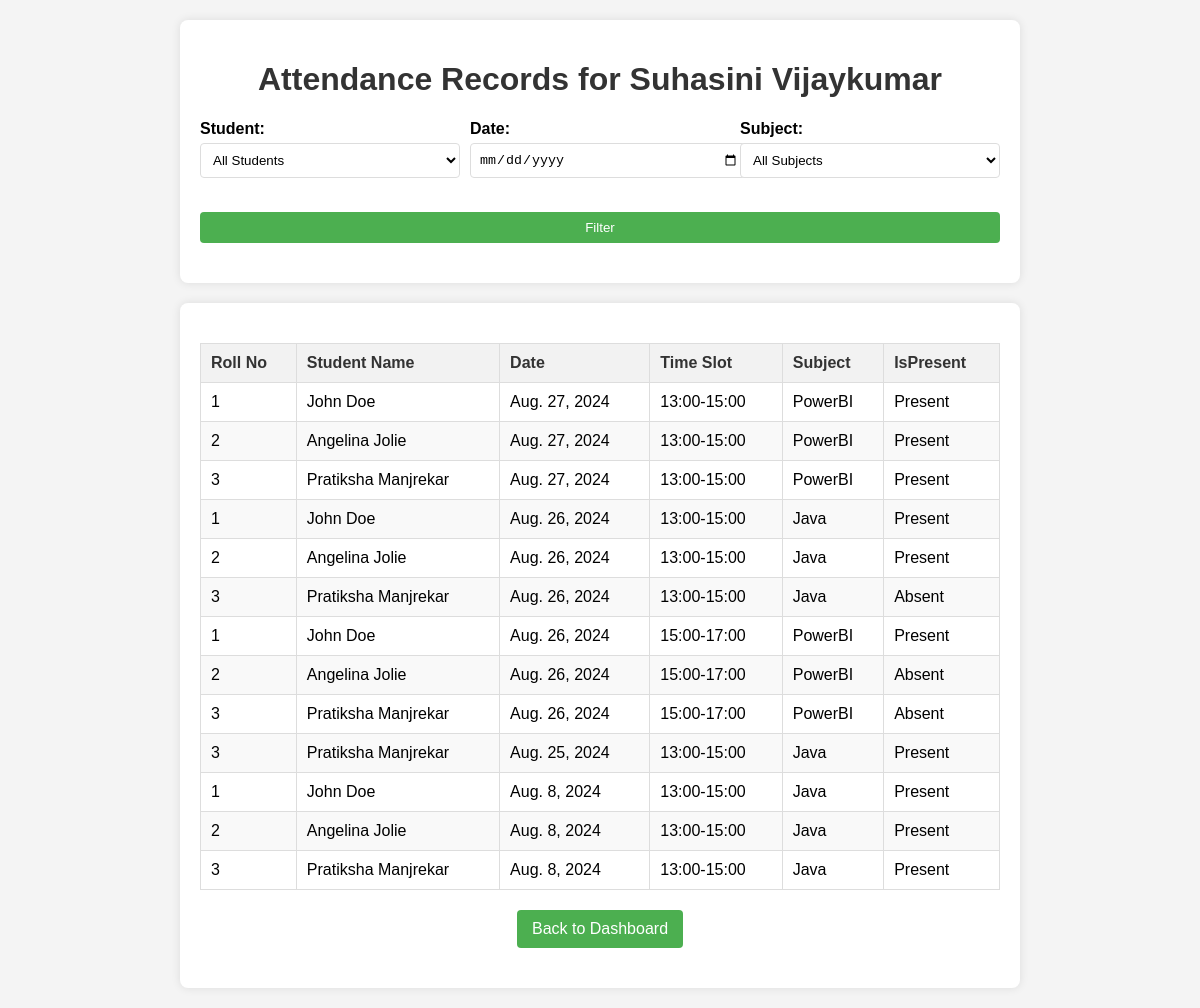
Page /attendance/view/2 (signed in) on the committed database.
### attendance/models.py (models this page shows, shortened)
class Faculty(models.Model):
    user       = models.OneToOneField(User,on_delete=models.CASCADE)
    faculty_id = models.CharField(max_length=10, unique=True)
    name       = models.CharField(max_length=100)
    password   = models.CharField(max_length=100)
    subjects   = models.ManyToManyField(Subject)

class Attendance(models.Model):
    student    = models.ForeignKey(Student, on_delete=models.CASCADE)
    subject    = models.ForeignKey(Subject, on_delete=models.CASCADE)
    date       = models.DateField()
    time_slot  = models.CharField(max_length=20)
    is_present = models.BooleanField(default=True)
    class Meta:
        unique_together = ['student', 'subject', 'date', 'time_slot']

class Student(models.Model):
    user     = models.OneToOneField(User,on_delete=models.CASCADE)
    roll_no  = models.CharField(max_length=10, unique=True)
    name     = models.CharField(max_length=100)
    password = models.CharField(max_length=100)
    subjects = models.ManyToManyField(Subject)

class Subject(models.Model):
    name = models.CharField(max_length=100)
    code = models.CharField(max_length=10, unique=True)

### attendance/views.py (the view)
# urls.py: path('attendance/view/<int:faculty_id>',    views.view_attendance,   name='view_attendance'),
def view_attendance(request, faculty_id):
    if not request.user.is_authenticated:
        return redirect('faculty_login')
    try:
        faculty            = Faculty.objects.get(id=faculty_id)
        subjects           = faculty.subjects.all()
        students           = Student.objects.filter(subjects__in=subjects).distinct()
        attendance_records = Attendance.objects.filter(subject__in=subjects)
        sort_by             = request.GET.get('sort_by', 'date')
        sort_order          = request.GET.get('sort_order', 'asc')
        if sort_by == 'date':
            if sort_order == 'asc':
                attendance_records = attendance_records.order_by('-date')
            else:
                attendance_records = attendance_records.order_by('date')
        student_id = request.GET.get('student')
        if student_id:
            attendance_records = attendance_records.filter(student_id=student_id)
        date = request.GET.get('date')
        if date:
            attendance_records = attendance_records.filter(date=date)
        subject_id = request.GET.get('subject')
        if subject_id:
            attendance_records = attendance_records.filter(subject_id=subject_id)
    except Faculty.DoesNotExist:
        return redirect('faculty_login')
    return render(request, 'view_attendance.html', {
        'faculty'           : faculty,
        'attendance_records': attendance_records,
        'students'          : students,
        'subjects'          : subjects
    })

### attendance/templates/view_attendance.html (shortened to what this page needs)
<!DOCTYPE html>
<html>
<head>
</head>
<body>
    <form method="get" action="{% url 'view_attendance' faculty.id %}">
        <div class="container">
            <h1>Attendance Records for {{ faculty.name }}</h1>
            <div class="filter-container">
                <div>
                    <label for="student">Student:</label>
                    <select id="student" name="student">
                        <option value="">All Students</option>
                    </select>
                </div>
                <div>
                    <label for="date">Date:</label>
                    <input type="date" id="date" name="date" value="{{ request.GET.date }}">
                </div>
                <div>
                    <label for="subject">Subject:</label>
                    <select id="subject" name="subject">
                        <option value="">All Subjects</option>
                    </select>
                </div>
                <div>
                    <button type="submit">Filter</button>
                </div>
            </div>
        </div>
    </form>
    <div class="container">
        <table>
            <thead>
                <tr>
                    <th>Roll No</th>
                    <th>Student Name</th>
                    <th>Date</th>
                    <th>Time Slot</th>
                    <th>Subject</th>
                    <th>IsPresent</th>
                </tr>
            </thead>
            <tbody>
                {% for record in attendance_records %}
                <tr>
                    <td>{{ record.student.roll_no }}</td>
                    <td>{{ record.student.name }}</td>
                    <td>{{ record.date }}</td>
                    <td>{{ record.time_slot }}</td>
                    <td>{{ record.subject.name }}</td>
                    <td>{{ record.is_present|yesno:"Present,Absent" }}</td>
                </tr>
                {% endfor %}
            </tbody>
        </table>
        <a href="{% url 'faculty_options' faculty.id %}" class="back-button">Back to Dashboard</a>
    </div>
</body>
</html>

### attendance/templates/view_attendance.html (style rules this page uses)
body { font-family: Arial, sans-serif; margin: 20px; background-color: #f4f4f4; }
h1 { text-align: center; color: #333; }
.container { background-color: white; padding: 20px; border-radius: 8px; box-shadow: 0 0 10px rgba(0, 0, 0, 0.1); max-width: 800px; margin: 20px auto; overflow: hidden; }
.filter-container { display: flex; flex-wrap: wrap; gap: 10px; margin-bottom: 20px; }
.filter-container div { flex: 1; min-width: 200px; }
label { display: block; margin-bottom: 5px; font-weight: bold; }
select, input[type="date"], button { width: 100%; padding: 8px; border-radius: 4px; border: 1px solid #ddd; background-color: #fff; }
button { margin-top: 24px; background-color: #4CAF50; color: white; border: none; cursor: pointer; }
table { width: 100%; border-collapse: collapse; margin-top: 20px; }
th, td { padding: 10px; text-align: left; border: 1px solid #ddd; }
th { background-color: #f2f2f2; color: #333; }
td { background-color: #fff; }
tr:nth-child(even) td { background-color: #f9f9f9; }
.back-button { display: block; width: fit-content; margin: 20px auto; padding: 10px 15px; text-align: center; border: none; border-radius: 4px; background-color: #4CAF50; color: white; cursor: pointer; text-decoration: none; font-size: 16px; }

### rows in the picture
Faculty: name "Suhasini Vijaykumar"
Attendance: student.roll_no "1", student.name "John Doe", date "Aug. 27, 2024", time_slot "13:00-15:00", subject.name "PowerBI", is_present "Present"
Attendance: student.roll_no "2", student.name "Angelina Jolie", date "Aug. 27, 2024", time_slot "13:00-15:00", subject.name "PowerBI", is_present "Present"
Attendance: student.roll_no "3", student.name "Pratiksha Manjrekar", date "Aug. 27, 2024", time_slot "13:00-15:00", subject.name "PowerBI", is_present "Present"
Attendance: student.roll_no "1", student.name "John Doe", date "Aug. 26, 2024", time_slot "13:00-15:00", subject.name "Java", is_present "Present"
Attendance: student.roll_no "2", student.name "Angelina Jolie", date "Aug. 26, 2024", time_slot "13:00-15:00", subject.name "Java", is_present "Present"
Attendance: student.roll_no "3", student.name "Pratiksha Manjrekar", date "Aug. 26, 2024", time_slot "13:00-15:00", subject.name "Java", is_present "Absent"
Attendance: student.roll_no "1", student.name "John Doe", date "Aug. 26, 2024", time_slot "15:00-17:00", subject.name "PowerBI", is_present "Present"
Attendance: student.roll_no "2", student.name "Angelina Jolie", date "Aug. 26, 2024", time_slot "15:00-17:00", subject.name "PowerBI", is_present "Absent"
Attendance: student.roll_no "3", student.name "Pratiksha Manjrekar", date "Aug. 26, 2024", time_slot "15:00-17:00", subject.name "PowerBI", is_present "Absent"
Attendance: student.roll_no "3", student.name "Pratiksha Manjrekar", date "Aug. 25, 2024", time_slot "13:00-15:00", subject.name "Java", is_present "Present"
Attendance: student.roll_no "1", student.name "John Doe", date "Aug. 8, 2024", time_slot "13:00-15:00", subject.name "Java", is_present "Present"
Attendance: student.roll_no "2", student.name "Angelina Jolie", date "Aug. 8, 2024", time_slot "13:00-15:00", subject.name "Java", is_present "Present"
Attendance: student.roll_no "3", student.name "Pratiksha Manjrekar", date "Aug. 8, 2024", time_slot "13:00-15:00", subject.name "Java", is_present "Present"
